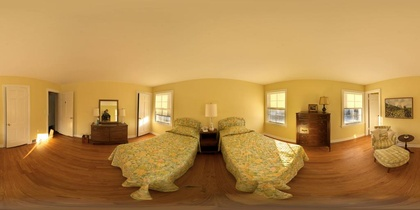
%> input picture img/pano_aaccxxpwmsdgvj.jpg, 420 x 210 px, shrunk from 1024 x 512 before the run
$ octave --eval "result = EdgesDetection(imread('img/pano_aaccxxpwmsdgvj.jpg'));"   (GNU Octave 9; MATLAB toolbox functions it lacks are replaced by stand-ins)
%> lines starting %> are read from the running program, lines starting %| are printed output that depends on the picture; in (x1, y1, x2, y2) boxes, pixels count from 0 and x2, y2 are one past the last pixel; in counts of white or black regions, pixels touching at a corner belong together; the program's own positions count from 1
### uv2xyz.m
%
%     Copyright (C) 2017  Clara Fernández-Labrador
%     <cfernandez at unizar dot es> (University of Zaragoza)
%
%     This program is free software: you can redistribute it and/or modify
%     it under the terms of the GNU General Public License as published by
%     the Free Software Foundation, either version 3 of the License, or
%     (at your option) any later version.
%
%     This program is distributed in the hope that it will be useful,
%     but WITHOUT ANY WARRANTY; without even the implied warranty of
%     MERCHANTABILITY or FITNESS FOR A PARTICULAR PURPOSE.  See the
%     GNU General Public License for more details.
%
%     You should have received a copy of the GNU General Public License
%     along with this program.  If not, see <http://www.gnu.org/licenses/>.
%
%     One may refer to the following paper:
%
%     "Layouts from Panoramic Images with Geometry and Deep Learning."
%     Clara Fernández-Labrador, Alejandro Perez-Yus , Gonzalo Lopez-Nicolas , Jose J. Guerrero
%     IEEE Robotics and Automation Letters and oral presentation at IROS, 2018
%
%     This work was supported by Projects DPI2014-61792-EXP and DPI2015-
%     65962-R (MINECO/FEDER, UE) and grant BES-2013-065834 (MINECO).

function [xyz, phitetha] = uv2xyz(uv,imW,imH)
    % Line pixels are projected into the 3D space as spatial rays (Spherical coordinates)

    tetha = -(uv(:,2)-imH/2)*pi/imH;
    phi = (uv(:,1)-imW/2)*2*pi/imW;
    phitetha = [phi tetha];

    xyz = zeros(size(uv,1),3);
    xyz(:,1) = sin(phi) .* cos(tetha);
    xyz(:,2) = cos(tetha) .* cos(phi);
    xyz(:,3) = sin(tetha);

end

### EdgesDetection.m
%
%     Copyright (C) 2017  Clara Fernández-Labrador
%     <cfernandez at unizar dot es> (University of Zaragoza)
%
%     This program is free software: you can redistribute it and/or modify
%     it under the terms of the GNU General Public License as published by
%     the Free Software Foundation, either version 3 of the License, or
%     (at your option) any later version.
%
%     This program is distributed in the hope that it will be useful,
%     but WITHOUT ANY WARRANTY; without even the implied warranty of
%     MERCHANTABILITY or FITNESS FOR A PARTICULAR PURPOSE.  See the
%     GNU General Public License for more details.
%
%     You should have received a copy of the GNU General Public License
%     along with this program.  If not, see <http://www.gnu.org/licenses/>.
%
%     One may refer to the following paper:
%
%     "Layouts from Panoramic Images with Geometry and Deep Learning."
%     Clara Fernández-Labrador, Alejandro Perez-Yus , Gonzalo Lopez-Nicolas , Jose J. Guerrero
%     IEEE Robotics and Automation Letters and oral presentation at IROS, 2018
%
%     This work was supported by Projects DPI2014-61792-EXP and DPI2015-
%     65962-R (MINECO/FEDER, UE) and grant BES-2013-065834 (MINECO).

function [vp, GoodLines] = EdgesDetection(img)

img = uint8(img);
%> img is the input picture: size 210x420x3 uint8; mean R, G, B 180.6, 138.1, 77.1
img_show = img;
imgbyn = rgb2gray(img);
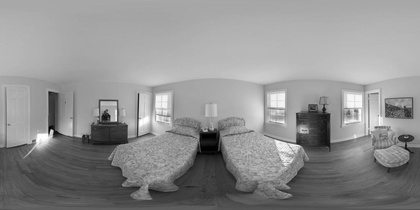
%> imgbyn: size 210x420 uint8; min 1, max 255, mean 143.8

%% Lines extraction

% Boundaries detection
img = edge(imgbyn,'canny',[]);
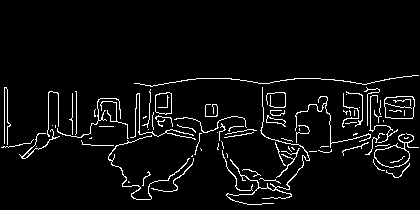
%> img: size 210x420 logical; 4.8% white in thin lines or dots, all inside (x1, y1, x2, y2) = (1, 75, 419, 205)
B = bwboundaries(img,'holes');
%> B = 92 boundaries; largest, box (x1, y1, x2, y2) and points: (226, 87, 310, 205) 710, (134, 75, 419, 87) 569, (108, 135, 190, 200) 398, (130, 93, 196, 140) 348, (295, 96, 371, 148) 348
for i=1:length(B)
    ptsLinea = B{i,1};
    [unique_values] = unique(ptsLinea,'rows');
    B{i,1} = unique_values;
end
%> this loop made 92 passes
%> ptsLinea on passes 4, 6, 7, 23, 34, 36, 58: [147 37; 147 37], [126 53; 126 53], [126 56; 127 56; 128 56; 127 56; 126 56], [130 149; 130 149], [149 201; 150 202; 151 202; 150 202; 149 201], [133 218; 133 218], [129 300; 130 300; 131 300; 130 300; 129 300]
%> (ptsLinea, unique_values) on passes 12, 17, 32: ([139 90; 139 91; 138 92; 139 92; 139 91; 139 90], [138 92; 139 90; 139 91; 139 92]), ([182 129; 183 130; 183 129; 182 129], [182 129; 183 129; 183 130]), ([157 192; 156 193; 157 193; 157 192], [156 193; 157 192; 157 193])
%> after the loop, B = 92 items

% From the boundaries detected, we obtain straight and long enough lines.
% You can change these thresholds.
min_length_segment = size(img,1)/20;
%> min_length_segment = 10.5
min_length_segment_vp = size(img,1)/5;
%> min_length_segment_vp = 42
GoodLines=[];
n_line = 1;
n_line_vp =1;

for i=1:length(B)
    if length(B{i,1}) > min_length_segment
        pts = B{i,1};
        [rays, angles] = uv2xyz([pts(:,2),pts(:,1)],size(img,2),size(img,1));
        data = rays';
        N=size(data,2);
        iter = 100;

        n_attempts = 0;
        while size(data,2) > N * 0.1 && n_attempts < 10
            [bestInliers,bestOutliers] = ransacEdges(iter,data,size(img,1));
            if ~isempty(bestInliers)
                if length(bestInliers) > min_length_segment
                    GoodLines(n_line).raysXYZ = data(:,bestInliers);
                    [~,~,V] = svd(GoodLines(n_line).raysXYZ');
                    GoodLines(n_line).normal = V(:,3);
                    GoodLines(n_line).LinePoints = pts(bestInliers,:);
                    n_line = n_line+1;
                end
                if length(bestInliers) > min_length_segment_vp
                    vpLines(n_line_vp).raysXYZ = data(:,bestInliers);
                    [~,~,V] = svd(vpLines(n_line_vp).raysXYZ');
                    vpLines(n_line_vp).normal = V(:,3);
                    vpLines(n_line_vp).LinePoints = pts(bestInliers,:);
                    n_line_vp = n_line_vp+1;
                end
                data = data(:,bestOutliers);
                pts = pts(bestOutliers,:);

                if size(data,2) < min_length_segment
                    break;
                end
            end
            n_attempts = n_attempts + 1;
        end
    end
end
%> this loop made 1 pass
%> (N, iter) on pass 1: (36, 100)
%> the run ends on the next line

%% Vanishing Points extraction

iterations = 1000;

[inliersProp, bestVPs] = ransacVp(iterations,vpLines);
[vps, id] = max(abs(bestVPs));
vp = bestVPs([id],:);

% Axes selection
vp_x = [vp(1,:);-vp(1,:)];
vp_y = [vp(2,:);-vp(2,:)];
vp_z = [vp(3,:);-vp(3,:)];
idx = find(vp_x(:,1)>0);
idy = find(vp_y(:,2)>0);
idz = find(vp_z(:,3)>0);
vp = [vp_x(idx,:); vp_y(idy,:);vp_z(idz,:)];

% Detect line directions from vanishing points
index_to_delete = [];
for j=1:length(GoodLines)
    n = GoodLines(j).normal;
    cosTetha2 = abs(n'*vp');
    valid = min(cosTetha2);
    if valid < 0.08
        if cosTetha2(1,1) == valid
            dir = 'x';
            GoodLines(j).direccion = dir;
        elseif cosTetha2(1,2) == valid
            dir = 'y';
            GoodLines(j).direccion = dir;
        elseif cosTetha2(1,3) == valid
            dir = 'z';
            GoodLines(j).direccion = dir;
        else
            GoodLines(j).direccion = [];
            index_to_delete = [index_to_delete, j];
        end
    end
end
GoodLines(index_to_delete) = [];

%% Uncomment to show results

% [16 lines of commented-out code are left out]


end
